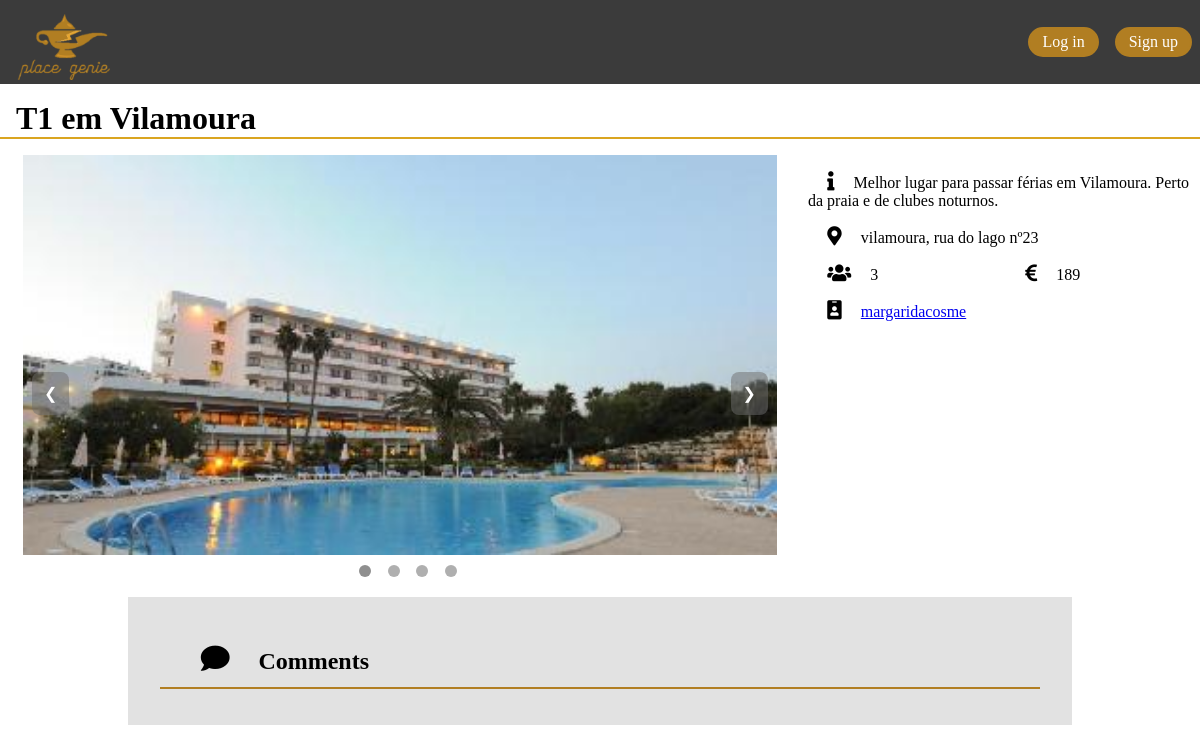
Screenshot of /pages/property.php?id=3 with the database file from the repository.
### tables this page shows
CREATE TABLE property (
    id              INTEGER PRIMARY KEY,
    title           VARCHAR NOT NULL,
    price           REAL NOT NULL ON CONFLICT ABORT,
    city            VARCHAR NOT NULL ON CONFLICT ABORT,  
    address         VARCHAR NOT NULL ON CONFLICT ABORT,            
    description     VARCHAR,
    capacity        INTEGER NOT NULL,
    owner           VARCHAR REFERENCES user(username) ON DELETE CASCADE ON UPDATE CASCADE,

    -- TODO: capacity needs to have a limit
    CHECK(capacity >= 1 AND price >= 0)
);

CREATE TABLE property_image (
    image_id        INTEGER UNIQUE REFERENCES image(id) ON DELETE CASCADE,
    property_id     INTEGER REFERENCES property(id) ON DELETE CASCADE
);

### database/db_property.php (called while the page is built, shortened)
<?php
function get_property_info($property_id)
{
    $db = Database::instance()->db();
    $stmt = $db->prepare('SELECT * FROM property WHERE id = ?');
    $stmt->execute(array($property_id));
    return $stmt->fetch();
}

### database/db_property_image.php (called while the page is built, shortened)
<?php
function get_property_images($property_id)
{
    $db = Database::instance()->db();
    $stmt = $db->prepare('SELECT image_id FROM property_image WHERE property_id = ?');
    $stmt->execute(array($property_id));
    return $stmt->fetchAll();
}
?>

### templates/tpl_property.php (the view, shortened to what this page needs)
<?php function draw_property_info($property, $images) { ?>
        <h1 class="p_title"><?=$property['title']?></h1>
        <div class="slideshow">
            <?php if ($images != null) { ?>
            <?php foreach ($images as $image) { ?>
            <div class="slide">
                <img src="../images/t_medium/<?=$image['image_id']?>.jpg" height="400">
            </div>
            <?php } ?>
            <?php } else { ?>
            <div class="slide">
                <img src="../images/not_found.jpg" height="400">
            </div>
            <?php } ?>
            <a class="prev">&#10094;</a>
            <a class="next">&#10095;</a>
            <div class="dots">
                <?php if ($images != null) { ?>
                <?php for ($i = 0; $i < sizeof($images); $i++) { ?>
                    <span class="dot"></span>
                <?php } ?>
                <?php } else { ?>
                    <span class="dot"></span>
                <?php } ?>
            </div>
        </div>
    <div class ="p_info">
        <p class="p_description"><i class="fas fa-info"></i><?= $property['description']?></p>
        <p class="p_address"><i class="fas fa-map-marker-alt"></i><?=$property['city']?>, <?=$property['address']?></p>
        <p class="p_price"><i class="fas fa-euro-sign"></i><?=$property['price']?></p>
        <p class="p_capacity"><i class="fas fa-users"></i><?= $property['capacity']?></p>
        <p class="p_owner"><i class="fas fa-id-badge"></i><a href="../pages/profile.php?username=<?=$property['owner']?>"><?=$property['owner']?></a></p>
    </div>
<?php } ?>
<?php function draw_comments() { ?>
    <div class="comments">
        <h2><i class="fas fa-comment"></i>Comments</h2>
    </div>
<?php } ?>

### css/common.css (style rules this page uses)
html, body { margin: 0; padding: 0; }
i { font-size: 1.2em; margin: 0 1em; text-align: center; }

### css/slideshow.css (style rules this page uses)
.slideshow { width: 100%; position: relative; margin: auto; }
.slide { display: none; }
.slide > img { display: block; margin: 0 auto; }
.prev, .next { cursor: pointer; position: absolute; top: 50%; width: auto; padding: 0.75em; color: white; background-color: rgb(110, 110, 110, 0.5); border-radius: 0.5em; }
.next { right: 2em; }
.prev { left: 2em; }
.dots { width: 100%; text-align: center; margin: 0.5em; }
.dot { cursor: pointer; height: 0.75em; width: 0.75em; margin: 0 0.4em; background-color: rgb(175, 175, 175); border-radius: 50%; display: inline-block; }
.active, .dot:hover { background-color: rgb(143, 143, 143); }

### css/property.css (style rules this page uses)
body { display: grid; grid-template-columns: 2fr 1fr; grid-template-areas: "header header" "title title" "slideshow info" "reservation reservation" "comments comments" "footer footer"; }
.p_title { grid-area: title; border-bottom: 2px solid var(--light-gold); padding: 0 0.5em; margin: 0.5em 0; }
.slideshow { grid-area: slideshow; }
.p_info { grid-area: info; display: grid; grid-template-areas: "info info" "description description" "address address" "capacity price" "owner owner"; grid-template-rows: min-content min-content min-content min-content min-content; padding: 0.5em; }
.p_info > * { margin: 0.5em 0; }
.p_info > .p_description { grid-area: description; text-justify: inter-word; }
.p_info > .p_address { grid-area: address; }
.p_info > .p_price { grid-area: price; }
.p_info > .p_capacity { grid-area: capacity; }
.p_info > .p_owner { grid-area: owner; }
.comments { grid-area: comments; display: flex; flex-direction: column; flex-wrap: nowrap; width: 55em; margin: 0.5em auto; padding: 1em 2em; background-color: var(--light-grey); }
.comments > h2 { padding: 0.5em; border-bottom: 2px solid var(--dark-gold); }

### css/constants.css (style rules this page uses)
:root { --dark-grey: #3b3b3b; --light-grey: #e2e2e2; --light-gold: goldenrod; --dark-gold: #b17e22; --dark-blue: #191970; }

### rows the page displays
property: title "T1 em Vilamoura", description "Melhor lugar para passar férias em Vilamoura. Perto da praia e de clubes noturnos.", city "vilamoura", address "rua do lago nº23", price "189", capacity "3", owner "margaridacosme"
